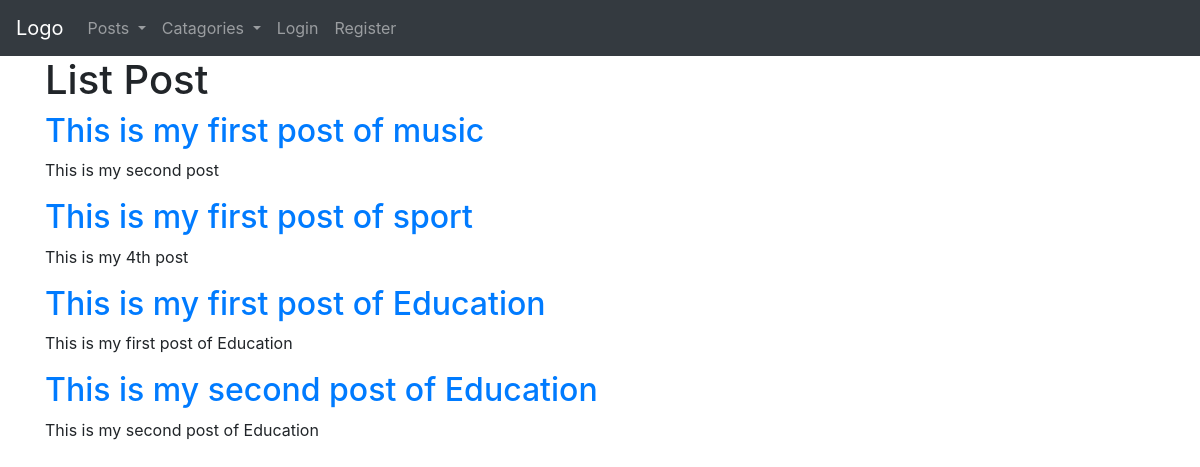
The page / on the database its author committed.
### PostApp/models.py (models this page shows, shortened)
class Posts(models.Model):
    title = models.CharField(max_length=255)
    catagory = models.ForeignKey(Catagory, on_delete=models.CASCADE)
    body = models.TextField()
    created_at = models.DateTimeField(auto_now_add=True, blank=True, null=True)

### PostApp/views.py (the view)
# urls.py: path('', HomeView.as_view(), name="home"),
class HomeView(ListView):
    model = Posts
    template_name = "posts.html"
    context_object_name = "posts"

### templates/posts.html (shortened to what this page needs)
{% extends 'base.html' %}
{% block content %}
    <h1>List Post</h1>
    {% for post in posts %}
    <h2><a href="{% url 'post' post.pk %}">{{ post.title }}</a></h2>
    <p>{{ post.body }}</p>
    {% endfor %}
{% endblock %}

### templates/base.html (shortened to what this page needs)
<!DOCTYPE html>
<html lang="en">
<head>
    <link rel="stylesheet" href="https://maxcdn.bootstrapcdn.com/bootstrap/4.5.2/css/bootstrap.min.css">
</head>
<body>
<nav class="navbar navbar-expand-sm bg-dark navbar-dark">
    <a class="navbar-brand" href="/">Logo</a>
    <ul class="navbar-nav">
        <li class="nav-item dropdown">
            <a class="nav-link dropdown-toggle" href="#" id="navbardrop" data-toggle="dropdown">
                Posts
            </a>
        </li>
        <li class="nav-item dropdown">
            <a class="nav-link dropdown-toggle" href="#" id="navbardrop" data-toggle="dropdown">
                Catagories
            </a>
        </li>
        {% if not user.is_authenticated %}
        <li class="nav-item">
            <a href="{% url 'login' %}" class="nav-link">Login</a>
        </li>
        <li class="nav-item">
            <a href="{% url 'register' %}" class="nav-link">Register</a>
        </li>
        {% endif %}
    </ul>
</nav>
<div class="container">
    {% block content %}
    {% endblock %}
</div>
</body>
</html>

### rows shown on the page
Posts: title "This is my first post of music", body "This is my second post"
Posts: title "This is my first post of sport", body "This is my 4th post"
Posts: title "This is my first post of Education", body "This is my first post of Education"
Posts: title "This is my second post of Education", body "This is my second post of Education"
